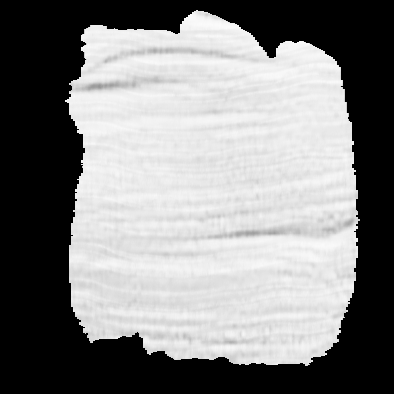
#> input picture Source/PaintTransformerReference/brushes/brush_large_horizontal.png, 394 x 394 px
$ python -i preprocess_image_corpus.py   (imports and definitions only)
#> lines starting #> are read from the running program, lines starting #| are printed output that depends on the picture; after the words box and inside, x2 and y2 are one past the last pixel; in counts of white or black regions, pixels touching at a corner belong together
"""Preprocess local image corpora for BrushWright sample generation.

The first preprocessing pass removes near-uniform borders from artwork images,
then writes normalized square images for Paint Transformer-backed synthesis.
Original source images are left untouched.
"""

from __future__ import annotations

import argparse
import json
from pathlib import Path
from typing import Any, Sequence

import numpy as np
from PIL import Image


SUPPORTED_IMAGE_SUFFIXES = {".jpg", ".jpeg", ".png", ".webp", ".bmp"}
DEFAULT_INPUT_DIR = Path("Assets/ImageCorpus/ArtInstituteChicago")
DEFAULT_OUTPUT_DIR = Path("Assets/ImageCorpus/ArtInstituteChicagoCropped")
DEFAULT_MANIFEST_PATH = Path("Outputs/ArtInstituteChicago/art_institute_chicago_cropped_manifest.json")
DEFAULT_CANVAS_SIZE = 512
DEFAULT_TOLERANCE = 18
DEFAULT_PADDING = 8
DEFAULT_CORNER_FRACTION = 0.08
DEFAULT_MIN_CONTENT_FRACTION = 0.08
BACKGROUND_COLOR = (255, 255, 255)


# [124 lines left out: functions main, _build_parser, preprocess_image_corpus, not called in this run]


class BorderRemovalResult:
    def __init__(
        self,
        image: Image.Image,
        original_size: tuple[int, int],
        content_bbox: tuple[int, int, int, int],
        crop_bbox: tuple[int, int, int, int],
        cropped: bool,
        border_color: tuple[int, int, int],
    ) -> None:
        self.image = image
        self.original_size = original_size
        self.content_bbox = content_bbox
        self.crop_bbox = crop_bbox
        self.cropped = cropped
        self.border_color = border_color


def remove_uniform_border(
    image: Image.Image,
    canvas_size: int = DEFAULT_CANVAS_SIZE,
    tolerance: int = DEFAULT_TOLERANCE,
    padding: int = DEFAULT_PADDING,
    corner_fraction: float = DEFAULT_CORNER_FRACTION,
    min_content_fraction: float = DEFAULT_MIN_CONTENT_FRACTION,
) -> BorderRemovalResult:
    rgb = image.convert("RGB")
    width, height = rgb.size
    border_color = estimate_border_color(rgb, corner_fraction=corner_fraction)
    content_bbox = detect_content_bbox(
        rgb,
        border_color=border_color,
        tolerance=tolerance,
        min_content_fraction=min_content_fraction,
    )
    if content_bbox is None:
        content_bbox = (0, 0, width, height)
        crop_bbox = content_bbox
        cropped = False
    else:
        crop_bbox = expand_bbox(content_bbox, width=width, height=height, padding=padding)
        cropped = crop_bbox != (0, 0, width, height)

    cropped_image = rgb.crop(crop_bbox)
    normalized = normalize_to_square(cropped_image, canvas_size=canvas_size)
    return BorderRemovalResult(
        image=normalized,
        original_size=(width, height),
        content_bbox=content_bbox,
        crop_bbox=crop_bbox,
        cropped=cropped,
        border_color=border_color,
    )


def estimate_border_color(image: Image.Image, corner_fraction: float = DEFAULT_CORNER_FRACTION) -> tuple[int, int, int]:
    arr = np.asarray(image.convert("RGB"), dtype=np.uint8)
    height, width, _ = arr.shape
    corner_w = max(1, int(width * corner_fraction))
    corner_h = max(1, int(height * corner_fraction))
    samples = np.concatenate(
        [
            arr[:corner_h, :corner_w].reshape(-1, 3),
            arr[:corner_h, -corner_w:].reshape(-1, 3),
            arr[-corner_h:, :corner_w].reshape(-1, 3),
            arr[-corner_h:, -corner_w:].reshape(-1, 3),
        ],
        axis=0,
    )
    color = np.median(samples, axis=0).astype(np.uint8)
    return int(color[0]), int(color[1]), int(color[2])


def detect_content_bbox(
    image: Image.Image,
    border_color: tuple[int, int, int],
    tolerance: int = DEFAULT_TOLERANCE,
    min_content_fraction: float = DEFAULT_MIN_CONTENT_FRACTION,
) -> tuple[int, int, int, int] | None:
    arr = np.asarray(image.convert("RGB"), dtype=np.int16)
    border = np.asarray(border_color, dtype=np.int16)
    delta = np.abs(arr - border).max(axis=2)
    mask = delta > tolerance
    if not mask.any():
        return None
    ys, xs = np.where(mask)
    left = int(xs.min())
    right = int(xs.max()) + 1
    top = int(ys.min())
    bottom = int(ys.max()) + 1
    width, height = image.size
    content_area = (right - left) * (bottom - top)
    min_area = width * height * min_content_fraction
    if content_area < min_area:
        return None
    return left, top, right, bottom


def expand_bbox(bbox: tuple[int, int, int, int], width: int, height: int, padding: int) -> tuple[int, int, int, int]:
    left, top, right, bottom = bbox
    return (
        max(0, left - padding),
        max(0, top - padding),
        min(width, right + padding),
        min(height, bottom + padding),
    )


def normalize_to_square(image: Image.Image, canvas_size: int = DEFAULT_CANVAS_SIZE) -> Image.Image:
    resampling = getattr(Image, "Resampling", Image).LANCZOS
    image = image.convert("RGB")
    image.thumbnail((canvas_size, canvas_size), resampling)
    canvas = Image.new("RGB", (canvas_size, canvas_size), BACKGROUND_COLOR)
    offset = ((canvas_size - image.width) // 2, (canvas_size - image.height) // 2)
    canvas.paste(image, offset)
    return canvas


# [2 lines not run here, left out]

>>> from PIL import Image
>>> picture = Image.open('../PaintTransformerReference/brushes/brush_large_horizontal.png')
#> picture is the input picture: PIL image 394x394 RGB; min 0, max 252, mean 130.6
>>> result = remove_uniform_border(picture)
#> in estimate_border_color, `color = np.median(samples, axis=0).astype(np.uint8)`: color = [0, 0, 0]
#> in remove_uniform_border, `border_color = estimate_border_color(rgb, corner_fraction=corner_fract..`: border_color = (0, 0, 0)
#> in detect_content_bbox, `border = np.asarray(border_color, dtype=np.int16)`: border = [0, 0, 0]
#> in detect_content_bbox, `mask = delta > tolerance`:
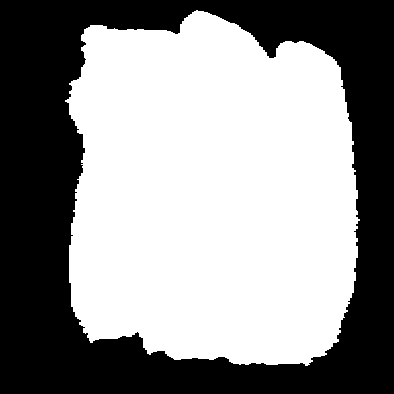
#> mask: shape (394, 394) bool; 56.6% white; 1 black region, box (x1, y1, x2, y2) and area: (0, 0, 394, 394) 67392
#> in detect_content_bbox, `left = int(xs.min())`: left = 65
#> in detect_content_bbox, `right = int(xs.max()) + 1`: right = 360
#> in detect_content_bbox, `top = int(ys.min())`: top = 10
#> in detect_content_bbox, `bottom = int(ys.max()) + 1`: bottom = 366
#> in detect_content_bbox, `content_area = (right - left) * (bottom - top)`: content_area = 105020
#> in remove_uniform_border, `content_bbox = detect_content_bbox( rgb, border_color=border_color, to..`: content_bbox = (65, 10, 360, 366)
#> in expand_bbox, `left, top, right, bottom = bbox`: left = 65; top = 10; right = 360; bottom = 366
#> in remove_uniform_border, `crop_bbox = expand_bbox(content_bbox, width=width, height=height, padd..`: crop_bbox = (57, 2, 368, 374)
#> in remove_uniform_border, `cropped = crop_bbox != (0, 0, width, height)`: cropped = True
#> in remove_uniform_border, `cropped_image = rgb.crop(crop_bbox)`:
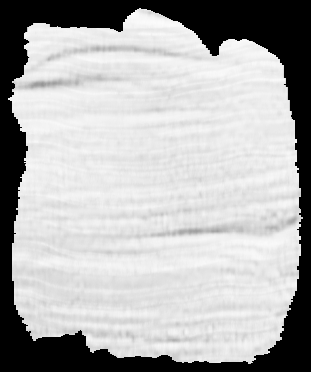
#> cropped_image: PIL image 311x372 RGB; min 0, max 252, mean 175.3
#> in normalize_to_square, `canvas = Image.new("RGB", (canvas_size, canvas_size), BACKGROUND_COLOR)`: canvas: PIL image 512x512 RGB; every value is 255
#> in normalize_to_square, `canvas.paste(image, offset)`:
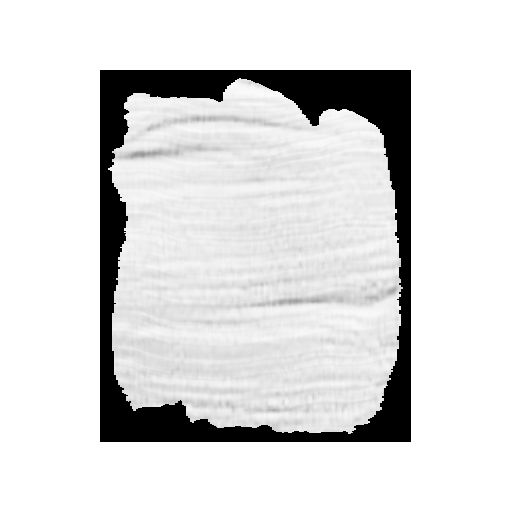
#> canvas: PIL image 512x512 RGB; min 0, max 255, mean 219.8
#> in __init__, `self.content_bbox = content_bbox`: self.content_bbox = (65, 10, 360, 366)
#> in __init__, `self.crop_bbox = crop_bbox`: self.crop_bbox = (57, 2, 368, 374)
#> in __init__, `self.cropped = cropped`: self.cropped = True
#> in __init__, `self.border_color = border_color`: self.border_color = (0, 0, 0)
